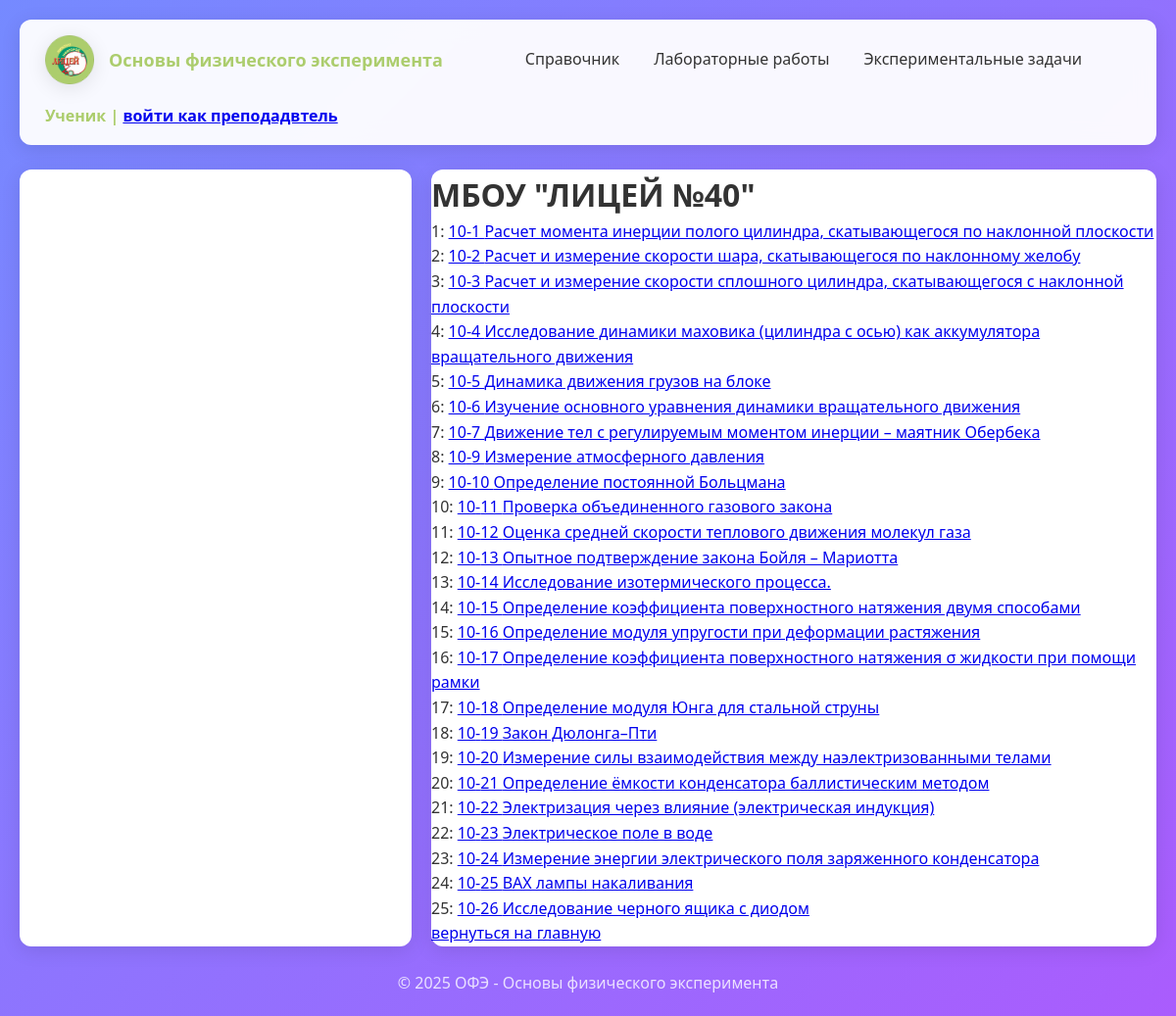
The app's page /allworks?grade=10 with its own data.
### lab/models.py (models this page shows, shortened)
class Work(models.Model):
    grade = models.ForeignKey(Grade, verbose_name='класс', on_delete=models.CASCADE, related_name='works')
    number = models.IntegerField(verbose_name='номер')
    name = models.CharField(verbose_name='название', max_length=240)
    url = models.CharField(verbose_name='url', max_length=240)
    class Meta:
        verbose_name = 'Лабораторная работа'
        verbose_name_plural = 'Лабораторные работы'

class Grade(models.Model):
    name = models.IntegerField(verbose_name='класс')
    def __str__(self):
        return f'{self.name}'
    class Meta:
        verbose_name = 'Класс'
        verbose_name_plural = 'Классы'

### lab/views.py (the view)
# urls.py: path('allworks', views.AllWorks.as_view(), name='allworks'),
class AllWorks(generic.ListView):
    template_name = 'lab/all_works.html'
    context_object_name = 'works'
    model = models.Work
    def get_queryset(self):
        qs = models.Work.objects.filter(
            grade_id=models.Grade.objects.get(name=int(self.request.GET['grade']))).order_by('number')
        return qs
    def get_context_data(self, **kwargs):
        return super(AllWorks, self).get_context_data(grade=self.request.GET['grade'])

### templates/lab/all_works.html (shortened to what this page needs)
{% extends "base.html" %}
{% load static %}
{% block content%}
    <h1>МБОУ "ЛИЦЕЙ №40"</h1>
    {% if works %}
        {% for work in works %}
            <p>{{ forloop.counter }}: <a href="{% url 'lab:work' pk=work.pk%}?id={{work.pk}}">{{ work.grade }}-{{ work.number }} {{work.name}}</a>
            </p>
        {% endfor %}
    {% else %}
        <p>По данному классу пока не найдено ни одной готовой лабораторной работы. Возможно они когда нибудь будут добавлены!!!
        <br><b>А пока вот прикольная картинка)))</p>
        <p><img class="main-img" src="{% static 'image/ggggggggggg.jpg' %}" alt="Класная картинка" width="60%"></p>
    {% endif %}
    <a href="{% url 'lab:mainpage' %}">вернуться на главную</a>
{% endblock%}

### static/css/style.css (style rules this page uses)
* { margin: 0; padding: 0; box-sizing: border-box; }
:root { --primary-color: #ACCD6D; --primary-dark: #8cb34d; --secondary-color: #7db354; --accent-color: #ff6b6b; --text-color: #333; --text-light: #666; --bg-color: #f8f9fa; --white: #ffffff; --border-color: #e1e5e9; --shadow: 0 4px 20px rgba(0, 0, 0, 0.1); --shadow-hover: 0 8px 30px rgba(0, 0, 0, 0.15); --border-radius: 12px; --transition: all 0.3s ease; }
body { font-family: 'Segoe UI', Tahoma, Geneva, Verdana, sans-serif; background: linear-gradient(135deg, #758aff 0%, #aa5cfd 100%); color: var(--text-color); line-height: 1.6; min-height: 100vh; padding: 20px; }

### records on screen
Work: grade "10", number "1", name "Расчет момента инерции полого цилиндра, скатывающегося по наклонной плоскости"
Work: grade "10", number "2", name "Расчет и измерение скорости шара, скатывающегося по наклонному желобу"
Work: grade "10", number "3", name "Расчет и измерение скорости сплошного цилиндра, скатывающегося с наклонной плоскости"
Work: grade "10", number "4", name "Исследование динамики маховика (цилиндра с осью) как аккумулятора вращательного движения"
Work: grade "10", number "5", name "Динамика движения грузов на блоке"
Work: grade "10", number "6", name "Изучение основного уравнения динамики вращательного движения"
Work: grade "10", number "7", name "Движение тел с регулируемым моментом инерции – маятник Обербека"
Work: grade "10", number "9", name "Измерение атмосферного давления"
Work: grade "10", number "10", name "Определение постоянной Больцмана"
Work: grade "10", number "11", name "Проверка объединенного газового закона"
Work: grade "10", number "12", name "Оценка средней скорости теплового движения молекул газа"
Work: grade "10", number "13", name "Опытное подтверждение закона Бойля – Мариотта"
Work: grade "10", number "14", name "Исследование изотермического процесса."
Work: grade "10", number "15", name "Определение коэффициента поверхностного натяжения двумя способами"
Work: grade "10", number "16", name "Определение модуля упругости при деформации растяжения"
Work: grade "10", number "17", name "Определение коэффициента поверхностного натяжения σ жидкости при помощи рамки"
Work: grade "10", number "18", name "Определение модуля Юнга для стальной струны"
Work: grade "10", number "19", name "Закон Дюлонга–Пти"
Work: grade "10", number "20", name "Измерение силы взаимодействия между наэлектризованными телами"
Work: grade "10", number "21", name "Определение ёмкости конденсатора баллистическим методом"
Work: grade "10", number "22", name "Электризация через влияние (электрическая индукция)"
Work: grade "10", number "23", name "Электрическое поле в воде"
Work: grade "10", number "24", name "Измерение энергии электрического поля заряженного конденсатора"
Work: grade "10", number "25", name "ВАХ лампы накаливания"
Work: grade "10", number "26", name "Исследование черного ящика с диодом"
